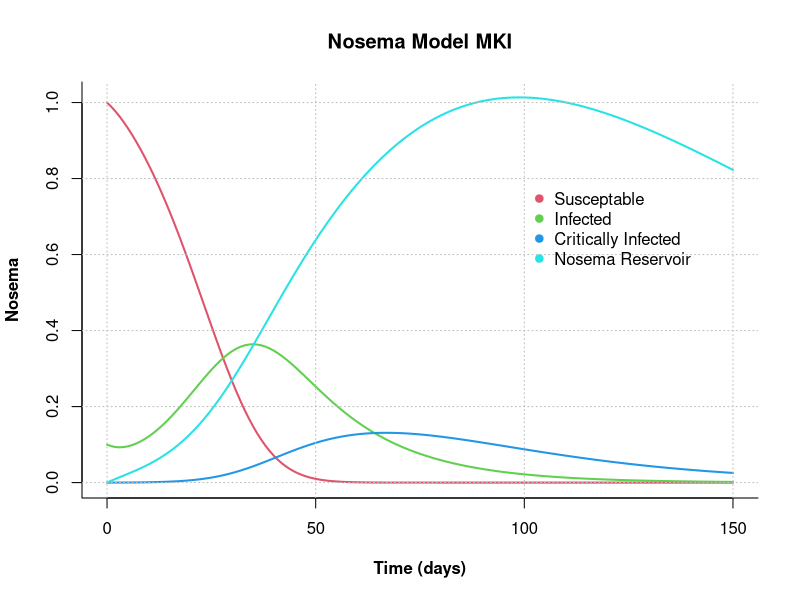
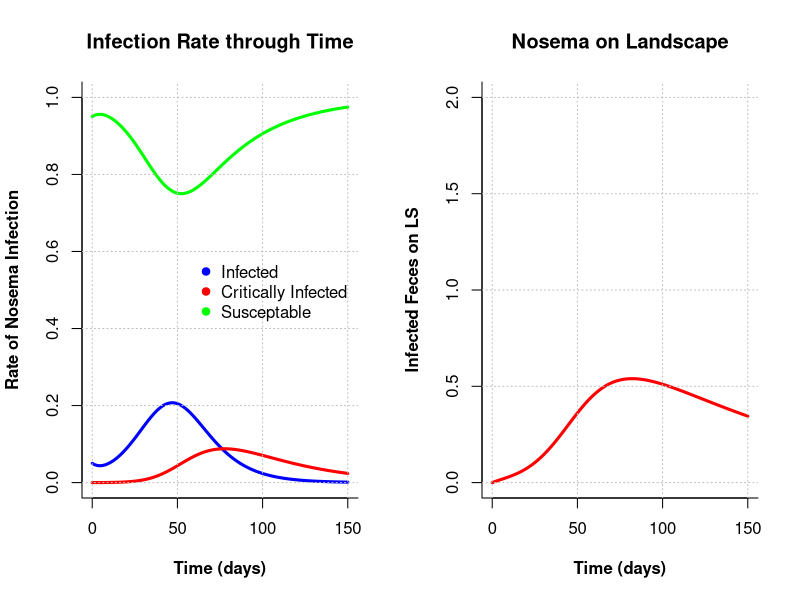

Reproduce these figures in R, in order. (Note: this script raises an error after producing the figures.)
######################################################################################################
# Nosema Model Mk I
# P. Alexander Burnham
# 6 April 2016
######################################################################################################

# Parameters:
#----------------------------------------------------------------------

# dSdt = -[S][P]beta-[S]muA
# dI1dt = [S][P]beta-[I1]muA-[I1]gamma
# dI2dt = -[I1][P]gamma-[I2]muB
# dPdt = [I1]alpha1 + [I2]alpha2-[P]theta
# S = Initial Bombus Population on landscape
# I1 = Portion of Bombus infected
# I2 = Portion of Infected that are critically infected
# P = Population of fecal matter on landscape (mL)
# beta = rate of conversion from S to I1
# alpha1 = rate of fecal deposition from I1 to P (mL)
# alpha2 = rate of fecal deposition from I2 to P (mL)
# theta = decay of P (mL)
# gamma = rate of conversion from I1 to I2
# muA = natural death rate of S and I1
# muB = death rate of critically infected
# time = time (days)

#-----------------------------------------------------------------------------------------------------
# Preliminaries: 
ls()
rm(list=ls())

#-----------------------------------------------------------------------------------------------------
# model MK 1:

library(deSolve)

NosemaModel1 <- function(t, state, parameters){
  with(as.list(c(state, parameters)), {
    
    dSdt <- -(S * P * beta) - (S * muA) 
    dI1dt <- (S * P * beta) - (I1 * muA) - (I1 * gamma) 
    dI2dt <- (I1 * P * gamma) - (I2 * muB)
    dPdt <- (I1 * alpha1) + (I2 * alpha2) - (P * theta) 
    
    return(list(c(dSdt,dI1dt,dI2dt,dPdt)))
  })
}

# set parameters
state<-c(S=1,I1=0.10, I2=0.00, P=0.0)
parameters <- c(#r=0.05,
                beta=0.34,
                alpha1=0.05,
                alpha2=0.10,
                gamma=0.04,
                muA=0.01,
                muB=0.03,
                theta=0.01
                )

times <- seq(0,150,by=1)

out <- ode(y=state,times=times, func=NosemaModel1, parms=parameters)
out<-as.data.frame(out)
out$time <- NULL
head(out,10)

#Plot figure
matplot(x=times,y=out,
        type="l",
        xlab="Time (days)", 
        ylab="Nosema", 
        main="Nosema Model MKI",
        lwd=2,
        lty=1,
        font.lab=2,
        bty="l", 
        col=2:5)

grid(col="gray")

legend(x=100,y=0.8,
       c("Susceptable",
         "Infected",
         "Critically Infected", 
         "Nosema Reservoir"),
       pch=19,
       col=2:5,
       bty="n",
       bg="white")


######################################################################################################
# Nosema Model MKII (11 April 2016) Plotting Infected Feces on Landscape 
# on a second figure to the right. 
######################################################################################################


# Parameters:
#----------------------------------------------------------------------

# dSdt = -[S][P]beta-[S]muA
# dI1dt = [S][P]beta-[I1]muA-[I1]gamma
# dI2dt = -[I1][P]gamma-[I2]muB
# dPdt = [I1]alpha1 + [I2]alpha2-[P]theta
# S = Initial Bombus Population on landscape
# I1 = Portion of Bombus infected
# I2 = Portion of Infected that are critically infected
# P = Population of fecal matter on landscape (mL)
# beta = rate of conversion from S to I1
# alpha1 = rate of fecal deposition from I1 to P (mL)
# alpha2 = rate of fecal deposition from I2 to P (mL)
# theta = decay of P (mL)
# gamma = rate of conversion from I1 to I2
# muA = natural death rate of S and I1
# muB = death rate of critically infected
# time = time (days)


#------------------------------------------------------------------------

# Preliminaries: 
ls()
rm(list=ls())

library(deSolve)

# create a function using desolve
NosemaModel2 <- function(t, state, parameters){
  with(as.list(c(state, parameters)), {
    
    dSdt <- -(S * P * beta) - (S * muA) 
    dI1dt <- (S * P * beta) - (I1 * muA) - (I1 * gamma) 
    dI2dt <- (I1 * P * gamma) - (I2 * muB)
    dPdt <- (I1 * alpha1) + (I2 * alpha2) - (P * theta) 

    
    return(list(c(dSdt,dI1dt,dI2dt,dPdt)))
  })
}

# set parameters
state<-c(S=1, I1=0.05, I2=0.00, P=0.0)
parameters <- c(#r=0.05,
  beta=0.202,
  alpha1=0.07,
  alpha2=0.010,
  gamma=0.05,
  muA=0.011,
  muB=0.025,
  theta=0.01
)

# set up time steps
times <- seq(0,150,by=1)

#Subset data and remove time
out <- ode(y=state,times=times, func=NosemaModel2, parms=parameters)
out<-as.data.frame(out)
out$time <- NULL
out$S <- NULL
NosemaLS <- out
NosemaLS <- (NosemaLS[,3])
out$P <- NULL
Surv <- 1 - (out[,1]+out[,2])
out <- cbind(out,Surv)
head(out,10)

par(mfrow=c(1,2))

#Plot figure
matplot(x=times,y=out,
        type="l",
        xlab="Time (days)", 
        ylab="Rate of Nosema Infection", 
        main="Infection Rate through Time",
        lwd=3,
        ylim=c(0,1),
        lty=1,
        font.lab=2,
        bty="l", 
        col=c("blue","red", "green"))

grid(col="gray")

legend(x=58,y=0.6,
       legend=c("Infected",
         "Critically Infected",
         "Susceptable"),
       pch=19,
       col=c("blue","red", "green"),
       bty="n",
       bg="white")

# plot figure for nosema on LS seperately.

plot(x=times,y=NosemaLS,
     type="l",
     xlab="Time (days)", 
     ylab="Infected Feces on LS", 
     main="Nosema on Landscape",
     ylim=c(0,2),
     lwd=3,
     lty=1,
     font.lab=2,
     bty="l", 
     col="red")

grid(col="gray")



######################################################################################################
# Nosema Model MKIII (13 April 2016) added growth rates and new dif. equation to describe infection rates within colony to feed back into the system. (NOT FUNCTIONING YET!)
######################################################################################################


# Parameters:
# dSdt = -[S][P]beta-[S]muA
# dI1dt = [S][P]beta-[I1]muA-[I1]gamma
# dI2dt = -[I1][P]gamma-[I2]muB
# dP1dt = [I1]alpha1 + [I2]alpha2-[P]theta
# dP2dt = [I1]alpha1 + [I2]alpha2-[P]theta
# S = Initial Bombus Population on landscape
# I1 = Portion of Bombus infected
# I2 = Portion of Infected that are critically infected
# P1 = Infected fecal matter on landscape 
# P2 = Infected fecal matter in colonies
# beta = rate of conversion from S to I1
# alpha1 = rate of fecal deposition from I1 to P1 
# alpha2 = rate of fecal deposition from I1 to P2 
# sigma1 = rate of fecal deposition from I2 to P1 
# sigma2 = rate of fecal deposition from I2 to P2 
# theta = decay of 
# gamma = rate of conversion from I1 to I2
# muA = natural death rate of S and I1
# muB = death rate of critically infected
# r1 = growth rate for S
# r2 = growth rate for I1
# r3 = growth rate for I2
# time = time (days)


# Preliminaries: 
ls()
rm(list=ls())
ls()

library(deSolve)

NosemaModel3 <- function(t, state, parameters){
  with(as.list(c(state, parameters)), {
    
    dSdt <-  (S * P1 * P2 * beta) - (S * muA) + (S * r1)
    dI1dt <- (S * P1 * P2 * beta) - (I1 * muA) - (I1 * gamma) + (I1 * r2)
    dI2dt <- (I1 * gamma) - (I2 * muB) + (I2 * r3)
    dP1dt <- (I1 * alpha1) + (I2 * sigma1) - (P1 * theta) 
    dP2dt <- (I2 * alpha2) + (I2 * sigma2) - (P2 * theta) 
    
    return(list(c(dSdt,dI1dt,dI2dt,dP1dt,dP2dt)))
  })
}

# set parameters
state<-c(S=1, I1=0.10, I2=0.008, P1=0.0, P2=0.0)
parameters <- c(
  r1=0.08,
  r2=0.07,
  r3=0.01,
  beta=0.204,
  alpha1=0.04,
  alpha2=0.05,
  sigma1=0.06,
  sigma2=0.07,
  gamma=0.05,
  muA=0.03,
  muB=0.06,
  theta=0.02
)

times <- seq(0,150,by=1)

out <- ode(y=state,times=times, func=NosemaModel3, parms=parameters)
out<-as.data.frame(out)
out$time <- NULL
head(out,10)
NosemaLSCOL <- cbind(out[,4],out[,5])
out$P1 <- NULL
out$P2 <- NULL
Surv <- 1 - (out[,2]+out[,3])
out <- cbind(out,Surv)
out$S <- NULL
head(out,10)


par(mfrow=c(1,2))
#Plot figure
matplot(x=times,y=out,
        type="l",
        xlab="Time (days)", 
        ylab="Rate of Nosema Infection", 
        main="Infection Rate through Time",
        lwd=2,
        lty=1,
        font.lab=2,
        bty="l", 
        col=3:7)

grid(col="gray")

legend(x=0, y=0.8,
       legend=c("Infected",
                "Critically Infected",
                "Susceptable"),
       pch=19,
       col=3:7,
       bty="n",
       bg="white")

matplot(x=times,y=NosemaLSCOL,
     type="l",
     xlab="Time (days)", 
     ylab="Infected Feces on LS", 
     main="Nosema on Landscape",
     #ylim=c(0,2),
     lwd=3,
     lty=1,
     font.lab=2,
     bty="l", 
     col=c("red","blue"))

grid(col="gray")

legend(x="bottomright",
       legend=c("In Colony","On Flowers"),
       pch=19,
       col=c("red","blue"),
       bty="n",
       bg="white")

######################################################################################################
######################################################################################################
######################################################################################################
# Nosema Model MKIV (28 April 2016) Removed curve describing nosema reservoir on landscape for simplicity. This is the iteration used during my biolunch talk:
######################################################################################################
######################################################################################################
######################################################################################################

# Parameters:
#-----------------------------------------------------------------------------------------------------

# dSdt = -[S][P]beta-[S]muA
# dI1dt = [S][P]beta-[I1]muA-[I1]gamma
# dI2dt = -[I1][P]gamma-[I2]muB
# dPdt = [I1]alpha1 + [I2]alpha2-[P]theta
# S = Initial Bombus Population on landscape
# I1 = Portion of Bombus infected
# I2 = Portion of Infected that are critically infected
# P = Population of fecal matter on landscape (mL)
# beta = rate of conversion from S to I1
# alpha1 = rate of fecal deposition from I1 to P (mL)
# alpha2 = rate of fecal deposition from I2 to P (mL)
# theta = decay of P (mL)
# gamma = rate of conversion from I1 to I2
# muA = natural death rate of S and I1
# muB = death rate of critically infected
# time = time (days)


#------------------------------------------------------------------------

# Preliminaries: 
ls()
rm(list=ls())

library(deSolve)

par(mfrow=c(1,1))

# initial state of system
state<-c(S=1, I1=0.05, I2=0.00, P=0.0)

# set parameters
parameters <- c(
  beta=0.202,
  alpha1=0.07,
  alpha2=0.010,
  gamma=0.05,
  muA=0.011,
  muB=0.025,
  theta=0.01
)

#====================================================================================================
# create a function for this disease system using desolve
NosemaModel4 <- function(t, state, parameters){
  with(as.list(c(state, parameters)), {
    
    dSdt <- -(S * P * beta) - (S * muA) 
    dI1dt <- (S * P * beta) - (I1 * muA) - (I1 * gamma) 
    dI2dt <- (I1 * P * gamma) - (I2 * muB)
    dPdt <- (I1 * alpha1) + (I2 * alpha2) - (P * theta) 
    
    
    return(list(c(dSdt,dI1dt,dI2dt,dPdt)))
  })
}
#====================================================================================================

# set up time steps
times <- seq(0,150,by=1)




# use ode() to to create an output
out <- ode(y=state,times=times, func=NosemaModel4, parms=parameters)
out<-as.data.frame(out)

# remove unwanted columns for this model
out$time <- NULL
out$S <- NULL
out$P <- NULL

# set survival equal to  1 - pooled infected (I1+I2)
Surv <- 1 - (out[,1]+out[,2])
out <- cbind(out,Surv)
head(out,10)


#---------------------------------------------------------------------------------------------------
#par(mfrow=c(1,2))
#Plot figure

matplot(x=times,y=out,
        type="l",
        xlab="Time (days)", 
        ylab="Rate of Nosema Infection", 
        main="Infection Rate through Time",
        lwd=3,
        ylim=c(0,1),
        lty=1,
        font.lab=2,
        bty="l", 
        col=c("blue","red", "green"))

grid(col="gray")

legend(x=100,y=0.6,
       legend=c("Infected",
                "Critically Infected",
                "Susceptable"),
       pch=19,
       col=c("blue","red", "green"),
       bty="n",
       bg="white")

#####################################################################################################
# END MODEL MKIV




















######################################################################################################
# Nosema Model MKV (5 May 2016) includes growth rates but no equation for colony as a reservoir for nosema (not quite playing nice yet)
######################################################################################################


# Parameters:
#-----------------------------------------------------------------------------------------------------

# dSdt = -[S][P]beta-[S]muA
# dI1dt = [S][P]beta-[I1]muA-[I1]gamma
# dI2dt = -[I1][P]gamma-[I2]muB
# dPdt = [I1]alpha1 + [I2]alpha2-[P]theta
# S = Initial Bombus Population on landscape
# I1 = Portion of Bombus infected
# I2 = Portion of Infected that are critically infected
# P = Population of fecal matter on landscape (mL)
# beta = rate of conversion from S to I1
# alpha1 = rate of fecal deposition from I1 to P (mL)
# alpha2 = rate of fecal deposition from I2 to P (mL)
# theta = decay of P (mL)
# gamma = rate of conversion from I1 to I2
# muA = natural death rate of S and I1
# muB = death rate of critically infected
# r1 = growth rate for S
# r2 = growth rate for I1
# r3 = growth rate for I2
# time = time (days)

#------------------------------------------------------------------------

# Preliminaries: 
ls()
rm(list=ls())
ls()

library(deSolve)

par(mfrow=c(1,1))

# create a function using desolve
NosemaModel5 <- function(t, state, parameters){
  with(as.list(c(state, parameters)), {
    
    dSdt <- -(S * P * beta) - (S * muA) + (S * r1)
    dI1dt <- (S * P * beta) - (I1 * muA) - (I1 * gamma) + (I1 * r2)
    dI2dt <- (I1 * gamma) - (I2 * muB) + (I2 * r3)
    dPdt <- (I1 * alpha1) + (I2 * alpha2) - (P * theta) 
    
    
    return(list(c(dSdt,dI1dt,dI2dt,dPdt)))
  })
}

# set parameters
state<-c(S=1, I1=0.05, I2=0.00, P=0.0)
parameters <- c(
  beta=0.202,
  alpha1=0.15,
  alpha2=0.19,
  gamma=0.01,
  muA=0.01,
  muB=0.05,
  theta=0.01,
  r1=0.015,
  r2=0.008,
  r3=0.003
)

# set up time steps
times <- seq(0,150,by=1)

#Subset data and remove time
out <- ode(y=state,times=times, func=NosemaModel5, parms=parameters)
out<-as.data.frame(out)
out$time <- NULL
out$S <- NULL
NosemaLS <- out
NosemaLS <- (NosemaLS[,3])
out$P <- NULL
Surv <- 1 - (out[,1]+out[,2])
out <- cbind(out,Surv)
head(out,10)



#Plot figure
matplot(x=times,y=out,
        type="l",
        xlab="Time (days)", 
        ylab="Rate of Nosema Infection", 
        # main="Infection Rate through Time",
        lwd=3,
        ylim=c(0,1),
        lty=1,
        font.lab=2,
        bty="l", 
        col=c("blue","red", "green"))

grid(col="gray")

legend(x=68,y=0.6,
       legend=c("Infected",
                "Critically Infected",
                "Susceptable"),
       pch=19,
       col=c("blue","red", "green"),
       bty="n",
       bg="white")

######################################################################################################
# END MODEL ITERATIONS
